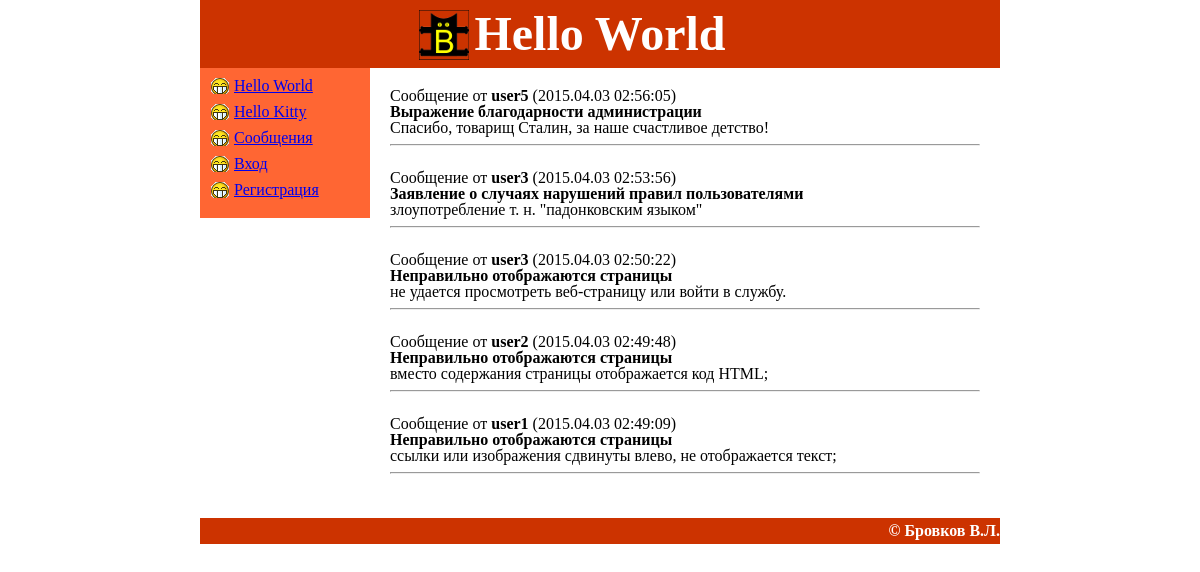
The page /show.php on the database its author committed.
### tables this page shows
CREATE TABLE IF NOT EXISTS `messages` (
  `id` int(11) NOT NULL AUTO_INCREMENT,
  `user_id` int(11) NOT NULL,
  `theme` text NOT NULL,
  `message` text NOT NULL,
  `times` text NOT NULL,
  PRIMARY KEY (`id`)
);

CREATE TABLE IF NOT EXISTS `users` (
  `id` int(11) NOT NULL AUTO_INCREMENT,
  `name` text NOT NULL,
  `login` text NOT NULL,
  `pass` text NOT NULL,
  `email` text NOT NULL,
  `file` text NOT NULL,
  KEY `id` (`id`)
);

### show_message.php (the view, shortened to what this page needs)
<?php
include ("dbaccess.php");
if ($stmt = $mysqli->prepare("SELECT messages.user_id,messages.theme,messages.message,messages.times,users.name FROM messages JOIN users ON messages.user_id=users.id ORDER BY messages.times DESC"))
{
    $stmt->execute();
    $stmt->store_result();
    $stmt->bind_result($uid,$theme,$message,$times,$name);
    while ($stmt->fetch())
    {
        echo "Сообщение от <b>".$name."</b> (".$times.")<br><b>".$theme."</b><br>";
        echo $message;
        echo "<br><hr><br>";
    }
}

### css/style.css (style rules this page uses)
html,body,div,span,applet,object,iframe,h1,h2,h3,h4,h5,h6,p,blockquote,pre,a,abbr,acronym,address,big,cite,code,del,dfn,em,img,ins,kbd,q,s,samp,small,strike,strong,sub,sup,tt,var,u,i,center,dl,dt,dd,ol,ul,li,fieldset,form,label,legend,table,caption,tbody,tfoot,thead,tr,th,td,article,aside,canvas,details,embed,figure,figcaption,footer,header,hgroup,menu,nav,output,ruby,section,summary,time,mark,audio,video { border:0;font-size:100%;font:inherit;vertical-align:baseline;margin:0;padding:0 }
body { line-height:1 }

### rows shown on the page
messages: user.name "user5", times "2015.04.03 02:56:05", theme "Выражение благодарности администрации", message "Спасибо, товарищ Сталин, за наше счастливое детство!"
messages: user.name "user3", times "2015.04.03 02:53:56", theme "Заявление о случаях нарушений правил пользователями", message "злоупотребление т. н. \"падонковским языком\""
messages: user.name "user3", times "2015.04.03 02:50:22", theme "Неправильно отображаются страницы", message "не удается просмотреть веб-страницу или войти в службу."
messages: user.name "user2", times "2015.04.03 02:49:48", theme "Неправильно отображаются страницы", message "вместо содержания страницы отображается код HTML;"
messages: user.name "user1", times "2015.04.03 02:49:09", theme "Неправильно отображаются страницы", message "ссылки или изображения сдвинуты влево, не отображается текст;"
